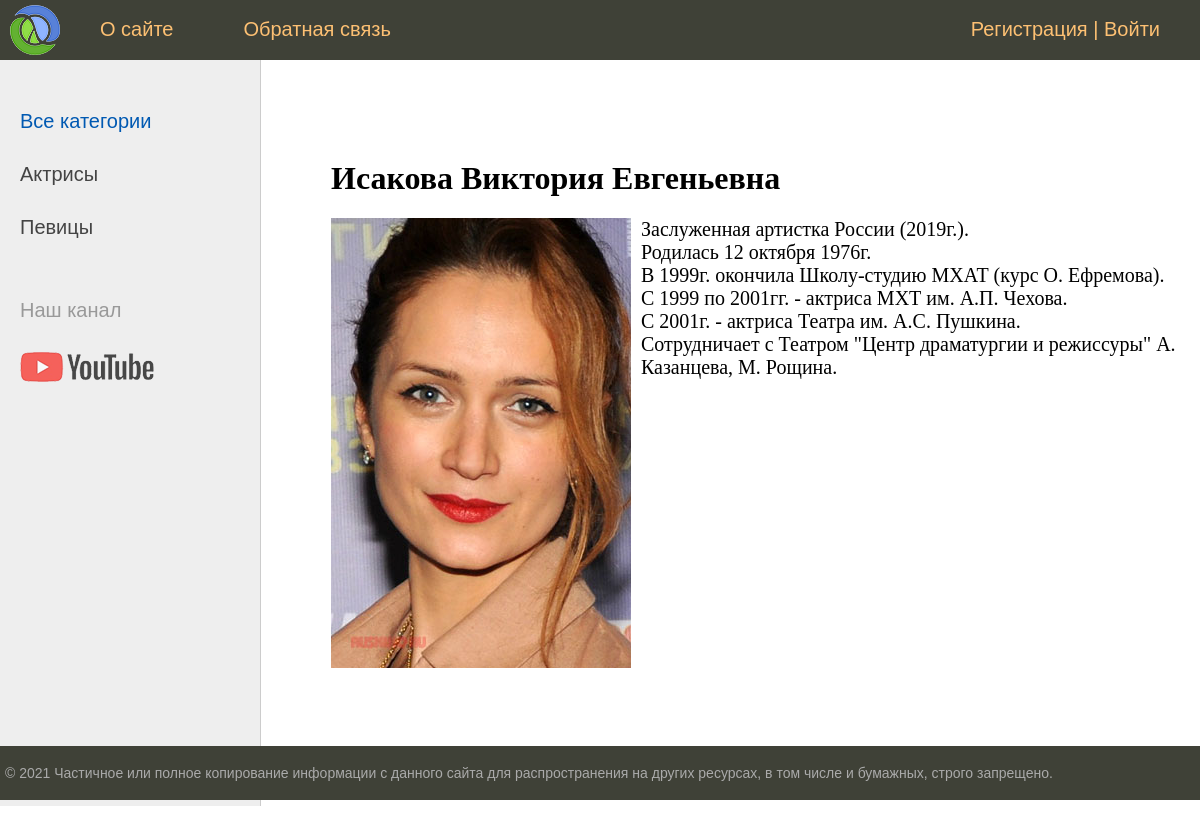
The app's page /post/isakova-viktoriya-evgenevna/ with its own data.
### women/models.py (models this page shows, shortened)
class Category(models.Model):
    name = models.CharField(max_length=100, db_index=True, verbose_name='Название')
    slug = models.SlugField(max_length=255, unique=True, db_index=True, verbose_name='URL')
    def get_absolute_url(self):
        return reverse('category', kwargs={'cat_slug': self.slug})
    class Meta:
        verbose_name = 'Категория'
        verbose_name_plural = 'Категории'
        ordering = ['id']

class Women(models.Model):
    title = models.CharField(max_length=255, verbose_name='Заголовок')
    content = models.TextField(blank=True, verbose_name='Текст')
    photo = models.ImageField(upload_to='photos/%Y/%m/%d/', verbose_name='Изображение')
    time_create = models.DateTimeField(auto_now_add=True, verbose_name='Время создания')
    time_update = models.DateTimeField(auto_now=True, verbose_name='Время обновления')
    is_published = models.BooleanField(default=True, verbose_name='Опубликовать')
    slug = models.SlugField(max_length=255, unique=True, db_index=True, verbose_name='URL')
    cat = models.ForeignKey(
        'Category',
        on_delete=models.PROTECT,
        verbose_name='Категория'
    )
    def __str__(self):
        return self.title
    class Meta:
        verbose_name = 'Известные женщины'
        verbose_name_plural = 'Известные женщины'
        ordering = ['time_create', 'title']

### women/views.py (the view)
# urls.py: path('post/<slug:post_slug>/', ShowPost.as_view(), name='post'),
class ShowPost(DataMixin, DetailView):
    model = Women
    template_name = 'women/post.html'
    slug_url_kwarg = 'post_slug'
    context_object_name = 'post'
    def get_context_data(self, *, object_list=None, **kwargs):
        context = super().get_context_data(**kwargs)
        c_def = self.get_user_context(title=context['post'])
        return dict(list(context.items()) + list(c_def.items()))

### women/utils.py (called while the page is built)
    def get_user_context(self, **kwargs):
        context = kwargs
        cats = cache.get('cats')
        if not cats:
            cats = Category.objects.annotate(Count('women'))
            cache.set('cats', cats, 60)
        user_menu = menu.copy()
        if not self.request.user.is_authenticated:
            user_menu.pop(1)
        context['menu'] = user_menu
        context['cats'] = cats
        if 'cat_selected' not in context:
            context['cat_selected'] = 0
        return context

### women/templates/women/post.html
{% extends 'women/base.html' %}
{% block content %}
<h1>{{ post.title }}</h1>
{% if post.photo %}
<p><img class="img-article-left" src="{{ post.photo.url }}"></p>
{% endif %}
{{ post.content|linebreaks }}
{% endblock %}

### women/templates/women/base.html (shortened to what this page needs)
{% load static %}
{% load women_tags %}
<!DOCTYPE html>
<html>
<head>
	<link type="text/css" href="{% static 'women/css/styles.css' %}" rel="stylesheet" />
</head>
<body>
<table class="table-page" border=0 cellpadding="0" cellspacing="0">
<tr><td valign=top>
{% block mainmenu %}
		<div class="header">
			<ul id="mainmenu" class="mainmenu">
			<li class="logo"><a href="{% url 'home' %}"><div class="logo"></div></a></li>
{% for m in menu %}
			<li><a href="{% url m.url_name %}">{{m.title}}</a></li>
{% endfor %}
            {% if request.user.is_authenticated %}
                <li class="last">{{ user.username }} | <a href="{% url 'logout' %}">Выйти</a></li>
            {% else %}
                <li class="last"><a href="{% url 'register' %}">Регистрация</a> | <a href="{% url 'login' %}">Войти</a></li>
            {% endif %}
			</ul>
		</div>
{% endblock mainmenu %}
<table class="table-content" border=0 cellpadding="0" cellspacing="0">
<tr>
	<td valign="top" class="left-chapters">
	<ul id="leftchapters">
        {% if cat_selected  == 0 %}
            <li class="selected">Все категории</li>
        {% else %}
            <li><a href="{% url 'home' %}">Все категории</a></li>
        {% endif %}
        {% for c in cats %}
            {% if c.women__count > 0 %}
            {% if c.pk == cat_selected %}
                <li class="selected">{{ c.name }}</li>
            {% else %}
                <li><a href="{{ c.get_absolute_url }}">{{ c.name }}</a></li>
            {% endif %}
            {% endif %}
        {% endfor %}
		<li class="share">
		<p>Наш канал</p>
		<a class="share-yt" href="https://www.youtube.com/channel/UClJzWfGWuGJL2t-3dYKcHTA/playlists" target="_blank" rel="nofollow"></a>
		</li>
	</ul>
</td>
<td valign="top" class="content">
	<div class="content-text">
{% block content %}
{% endblock %}
	</div>
</td></tr></table>
</td></tr>
<tr><td valign=top>
	<div id="footer">
		<p>&copy; 2021 Частичное или полное копирование информации с данного сайта для распространения на других ресурсах, в том числе и бумажных, строго запрещено.</p>
	</div>
</td></tr></table>
</body>
</html>

### women/static/women/css/styles.css (style rules this page uses)
html, body { font-family: 'Arial'; margin: 0; padding: 0; height: 100%; width: 100%; color: #444; }
a { color: #0059b2; text-decoration: none; }
img { max-width: 600px; height: auto; }
img.img-article-left { max-width: 300px; height: auto; float: left; padding: 0 10px 10px 0; }
.table-page { width: 100%; height: 100%; vertical-align: top; }
.table-page tr { height: 100%; }
.header { background: #3F4137; height: 60px; }
.logo { background: url('../images/logo.png') no-repeat 10px 5px; width: 70px; height: 60px; }
ul.mainmenu { list-style: none; margin: 0; padding: 0; height: 60px; color: #fdc073; font-size: 20px; overflow: hidden; }
ul.mainmenu li { float: left; margin: 18px 40px 0 30px; }
ul.mainmenu li.logo { margin: 0; }
ul.mainmenu li.last { float: right; }
ul.mainmenu li a { color: #fdc073; text-decoration: none; }
.table-content { width: 100%; min-height: 100%; height: 100%; }
.left-chapters { margin: 0; background: #eee; border-right: 1px solid #ccc; min-height: 100%; }
.left-chapters ul { width: 230px; min-height: 100%; margin: 0; padding: 20px 10px 10px 20px; list-style: none; font-size: 20px; }
.left-chapters ul li { margin: 30px 0 0 0; color: #999; }
.left-chapters ul li.selected { color: #0059b2; }
.left-chapters ul li a { color: #444; text-decoration: none; }
.left-chapters ul li.share { margin: 60px 0 0 0; }
.left-chapters ul li.share p { margin: 30px 0 30px 0; }
.left-chapters ul li.share a { display: inline-block; width: 40px; height: 40px; margin: 0 20px 0 0; }
.left-chapters ul li.share a.share-yt { width: 100%; height: 30px; background: url('../images/share_yt.png') no-repeat 0 0 }
.content { padding: 40px 20px 20px 40px; width: 100%; box-sizing: border-box; }
.content-text { margin: 60px 0 0 30px; color: #000; font-size: 20px; font-family: Yandex Sans Display Light; }
.content-text h1 { font-size: 32px; }
#footer { box-sizing: border-box; background: #3F4137; padding: 5px; color: #aaa; font-size: 14px; font-family: Verdana, Geneva, Arial, Helvetica; text-align: left; overflow: hidden; }

### records on screen
Category: name "Актрисы"
Category: name "Певицы"
Women: title "Исакова Виктория Евгеньевна", photo (picture), content "Заслуженная артистка России (2019г.). Родилась 12 октября 1976г. В 1999г. окончила Школу-студию МХАТ (курс О. Ефремова). С 1999 по 2001гг. - актриса МХТ им. А.П. Чехова. С 2001г. - актриса Театра им. А.С. Пушкина. Сотрудничает с Театром \"Центр драматургии и режиссуры\" А. Казанцева, М. Рощина."

### other values on screen
{{ m.title }} "О сайте" "Обратная связь"
